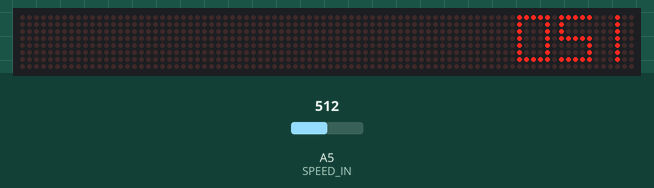
Bench run of a sketch on a simulated Arduino Uno, built with avr-gcc and run on an emulated ATmega328P. Parts: 88×8 LED matrix. The test bench sets the inputs (shaded band); at power-on: A5 (SPEED_IN) = 512.

Above: at 1.2 s.
1.3 s: A5 (SPEED_IN) set to 716
At 2.4 s:
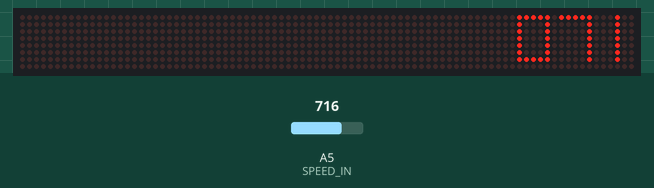
3.0 s: A5 (SPEED_IN) set to 900
At 3.8 s:
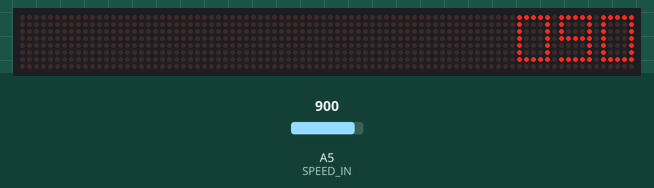
4.7 s: A5 (SPEED_IN) set to 1023
At 6.1 s:
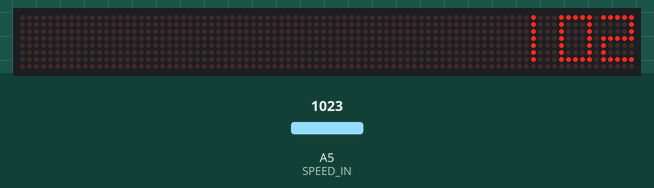
6.4 s: A5 (SPEED_IN) set to 306
At 6.5 s:
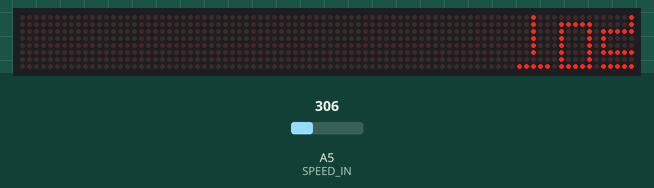
8.1 s: A5 (SPEED_IN) set to 122
At 8.9 s:
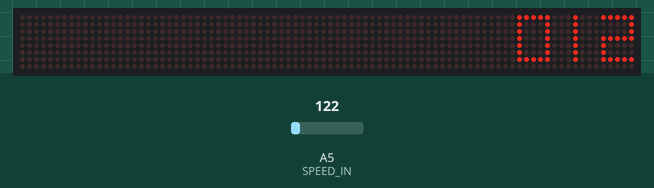
9.8 s: A5 (SPEED_IN) set to 0
At 11.4 s:
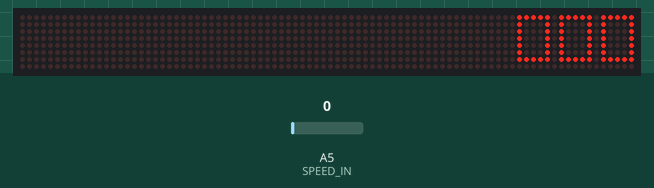
Timing chart, 0 to 12.5 s (numbered marks = the images above; inputs shaded):
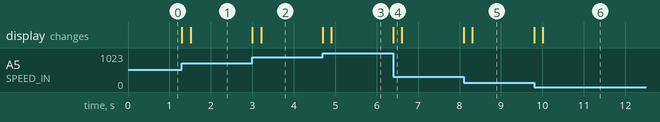

The sketch:

MD_MAX72xx_PushWheel.ino
```cpp
// Use the MD_MAX72XX library to create an mechanical pushwheel type display
// When numbers change they are scrolled up or down as if on a cylinder
//
// 'Speed' displayed is read from pot on SPEED_IN analog in.

#include <MD_MAX72xx.h>
#include <SPI.h>
#include "Font_Data.h"

#define DEBUG 0

#if DEBUG
#define PRINT(s, v)   { Serial.print(F(s)); Serial.print(v); }
#define PRINTX(s, v)  { Serial.print(F(s)); Serial.print(v, HEX); }
#define PRINTS(s)   Serial.print(F(s));
#else
#define PRINT(s, v)
#define PRINTS(s)
#endif

#define ARRAY_SIZE(a) (sizeof(a)/sizeof(a[0]))

// Define the number of devices we have in the chain and the hardware interface
// NOTE: These pin numbers will probably not work with your hardware and may
// need to be adapted
#define HARDWARE_TYPE MD_MAX72XX::PAROLA_HW
#define MAX_DEVICES 11

#define CLK_PIN   13  // or SCK
#define DATA_PIN  11  // or MOSI
#define CS_PIN    10  // or SS

// SPI hardware interface
MD_MAX72XX mx = MD_MAX72XX(HARDWARE_TYPE, CS_PIN, MAX_DEVICES);
// Arbitrary pins
//MD_MAX72XX mx = MD_MAX72XX(HARDWARE_TYPE, DATA_PIN, CLK_PIN, CS_PIN, MAX_DEVICES);

// Analog input pin for the input value
#define SPEED_IN  A5

// Display and animation parameters
#define CHAR_SPACING  1 // pixels between characters
#define CHAR_COLS 5     // should match the fixed width character columns
#define ANIMATION_FRAME_DELAY 30  // in milliseconds

// Structure to hold the data for each character to be displayed and animated
// this could be expanded to include other character specific data (eg, column
// where it starts if display is spaced irregularly).
struct digitData
{
  uint8_t oldValue, newValue;   // ASCII value for the character
  uint8_t index;                // animation progression index
  uint32_t  timeLastFrame;      // time the last frame started animating
  uint8_t charCols;             // number of valid cols in the charMap
  uint8_t charMap[CHAR_COLS];   // character font bitmap
};

void updateDisplay(uint16_t numDigits, struct digitData *d)
// do the necessary to display current bitmap buffer to the LED display
{
  uint8_t   curCol = 0;

  mx.control(MD_MAX72XX::UPDATE, MD_MAX72XX::OFF);
  mx.clear();

  for (int8_t i = numDigits - 1; i >= 0; i--)
  {
    for (int8_t j = d[i].charCols - 1; j >= 0; j--)
    {
      mx.setColumn(curCol++, d[i].charMap[j]);
    }
    curCol += CHAR_SPACING;
  }

  mx.control(MD_MAX72XX::UPDATE, MD_MAX72XX::ON);
}

boolean displayValue(uint16_t value)
// Display the required value on the LED matrix and return true if an animation is current
// Finite state machine will ignore new values while animations are underway.
// Needs to be called repeatedly to ensure animations are completed smoothly.
{
  const uint8_t DIGITS_SIZE = 3;
  static struct digitData digit[DIGITS_SIZE];

  const uint8_t ST_INIT = 0, ST_WAIT = 1, ST_ANIM = 2;
  static uint8_t  state = ST_INIT;

  // finite state machine to control what we do
  switch(state)
  {
    case ST_INIT: // Initialize the display - done once only on first call
      PRINTS("\nST_INIT");
      for (int8_t i = DIGITS_SIZE - 1; i >= 0; i--)
      {
        // separate digits
        digit[i].oldValue = '0' + value % 10;
        value = value / 10;
      }

      // Display the starting number
      for (int8_t i = DIGITS_SIZE - 1; i >= 0; i--)
      {
        digit[i].charCols = mx.getChar(digit[i].oldValue, CHAR_COLS, digit[i].charMap);
      }
      updateDisplay(DIGITS_SIZE, digit);

      // Now we wait for a change
      state = ST_WAIT;
      break;

    case ST_WAIT: // not animating - save new value digits and check if we need to animate
      PRINTS("\nST_WAIT");
      for (int8_t i = DIGITS_SIZE - 1; i >= 0; i--)
      {
        // separate digits
        digit[i].newValue = '0' + value % 10;
        value = value / 10;

        if (digit[i].newValue != digit[i].oldValue)
        {
          // a change has been found - we will be animating something
          state = ST_ANIM;
          // initialize animation parameters for this digit
          digit[i].index = 0;
          digit[i].timeLastFrame = 0;
        }
      }

      if (state == ST_WAIT) // no changes - keep waiting
        break;
      // else fall through as we need to animate from now

    case ST_ANIM: // currently animating a change
      // work out the new intermediate bitmap for each character
      // 1. Get the 'new' character bitmap into temp buffer
      // 2. Shift this buffer down or up by current index amount
      // 3. Shift the current character by one pixel up or down
      // 4. Combine the new partial character and the existing character to produce a frame
      for (int8_t i = DIGITS_SIZE - 1; i >= 0; i--)
      {
        if ((digit[i].newValue != digit[i].oldValue) && // values are different
           (millis() - digit[i].timeLastFrame >= ANIMATION_FRAME_DELAY)) // timer has expired
        {
          uint8_t newChar[CHAR_COLS] = { 0 };

          PRINT("\nST_ANIM Digit ", i);
          PRINT(" from '", (char)digit[i].oldValue);
          PRINT("' to '", (char)digit[i].newValue);
          PRINT("' index ", digit[i].index);

          mx.getChar(digit[i].newValue, CHAR_COLS, newChar);
          if (((digit[i].newValue > digit[i].oldValue) ||    // incrementing
             (digit[i].oldValue == '9' && digit[i].newValue == '0')) && // wrapping around on increase
             !(digit[i].oldValue == '0' && digit[i].newValue == '9'))   // not wrapping around on decrease
          {
            // scroll down
            for (uint8_t j = 0; j < digit[i].charCols; j++)
            {
              newChar[j] = newChar[j] >> (COL_SIZE - 1 - digit[i].index);
              digit[i].charMap[j] = digit[i].charMap[j] << 1;
              digit[i].charMap[j] |= newChar[j];
            }
          }
          else
          {
            // scroll up
            for (uint8_t j = 0; j < digit[i].charCols; j++)
            {
              newChar[j] = newChar[j] << (COL_SIZE - 1 - digit[i].index);
              digit[i].charMap[j] = digit[i].charMap[j] >> 1;
              digit[i].charMap[j] |= newChar[j];
            }
          }

          // set new parameters for next animation and check if we are done
          digit[i].index++;
          digit[i].timeLastFrame = millis();
          if (digit[i].index >= COL_SIZE )
            digit[i].oldValue = digit[i].newValue;  // done animating
        }
      }

      updateDisplay(DIGITS_SIZE, digit);  // show new display

      // are we done animating?
      {
        boolean allDone = true;

        for (uint8_t i = 0; allDone && (i < DIGITS_SIZE); i++)
        {
          allDone = allDone && (digit[i].oldValue == digit[i].newValue);
        }

        if (allDone) state = ST_WAIT;
      }
      break;

    default:
      state = 0;
  }

  return(state == ST_WAIT);   // animation has ended
}

void setup()
{
#if DEBUG
  Serial.begin(57600);
#endif // DEBUG
  PRINTS("\n[MD_MAX72xx PushWheel]")

  mx.begin();
  mx.setFont(numeric7Seg);

  pinMode(SPEED_IN, INPUT);
}

void loop()
{
  int16_t value = analogRead(SPEED_IN)/10;  // remove jitters

  displayValue(value);
}
```

Font_Data.h
```cpp
// Data file for user example user defined fonts
#pragma once

const uint8_t numeric7Seg[] PROGMEM =
{
  'F', 1, 48, 57, 8,
	5, 127, 65, 65, 65, 127,	// 48 - '0'
	5, 0, 0, 127, 0, 0,			// 49 - '1'
	5, 121, 73, 73, 73, 79,		// 50 - '2'
	5, 73, 73, 73, 73, 127,		// 51 - '3'
	5, 15, 8, 8, 8, 127,		// 52 - '4'
	5, 79, 73, 73, 73, 121,		// 53 - '5'
	5, 127, 73, 73, 73, 121,	// 54 - '6'
	5, 1, 1, 1, 1, 127, 		// 55 - '7'
	5, 127, 73, 73, 73, 127,	// 56 - '8'
	5, 79, 73, 73, 73, 127, 	// 57 - '9'
};
```

Measured:
- after the input at 1.3 s, the display: first changes at once (image 1 shows a later state)
- after the input at 3.0 s, the display: first changes at once (image 2 shows a later state)
- after the input at 4.7 s, the display: first changes at once (image 3 shows a later state)
- after the input at 6.4 s, the display: changes at once (image 4)
- after the input at 8.1 s, the display: first changes at once (image 5 shows a later state)
- after the input at 9.8 s, the display: first changes at once (image 6 shows a later state)
